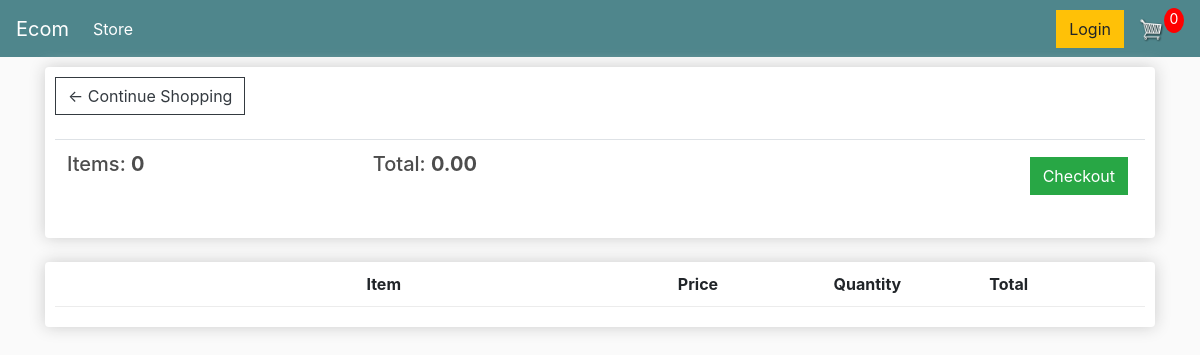
/cart/ (signed in), run on an earlier commit of the app's database.
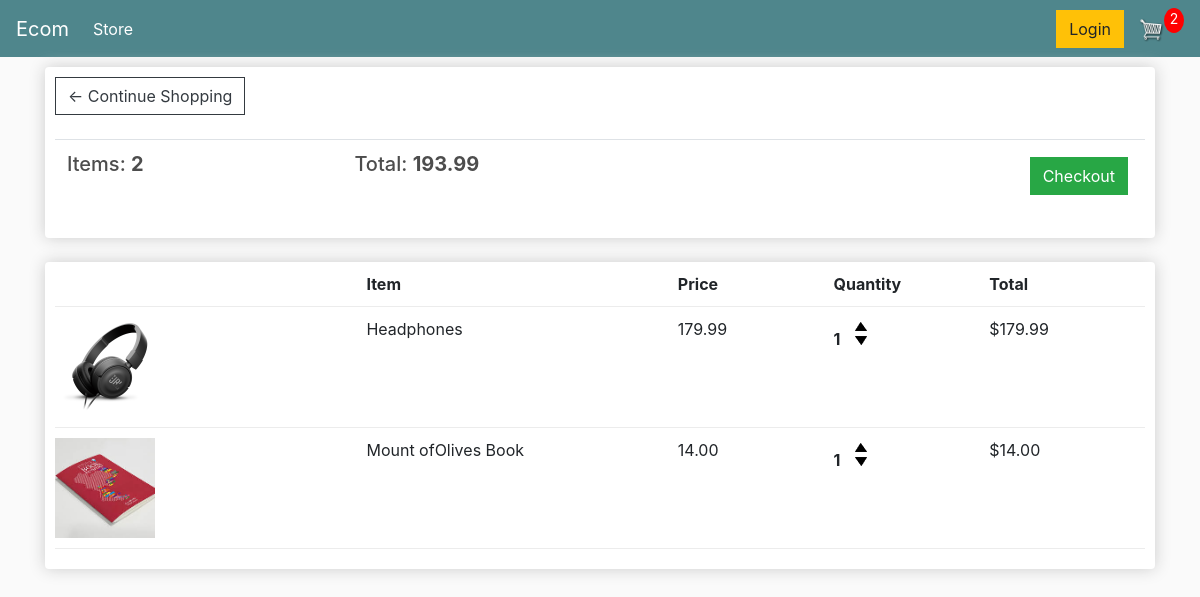
And on a later commit of the database.
### store/models.py (models this page shows, shortened)
class Order(models.Model):
    customer = models.ForeignKey(Customer, on_delete=models.SET_NULL, blank=True, null=True)
    date_ordered = models.DateTimeField(auto_now_add=True)
    complete = models.BooleanField(default=False,null=True,blank=False)
    transaction_id = models.CharField(max_length=200, null=True)
    @property
    def get_cart_total(self):
        orderitems = self.orderitem_set.all()
        total = sum([item.get_total for item in orderitems])
        return total
    @property
    def get_cart_items(self):
        orderitems = self.orderitem_set.all()
        total = sum([item.quantity for item in orderitems])
        return total

class OrderItem(models.Model):
    product = models.ForeignKey(Product, on_delete=models.SET_NULL, blank=True, null=True)
    order = models.ForeignKey(Order, on_delete=models.SET_NULL, blank=True, null=True)
    quantity = models.IntegerField(default=0,null=True,blank=True)
    date_added = models.DateTimeField(auto_now_add=True)
    @property
    def get_total(self):
        total = self.product.price * self.quantity
        return total

class Product(models.Model):
    name = models.CharField(max_length=200,null=True)
    price = models.DecimalField(max_digits=7, decimal_places=2 )
    digital = models.BooleanField(default=False, null=True,blank=False)
    image = models.ImageField(null=True,blank=True)
    @property
    def imageURL(self):
        try:
            url = self.image.url
        except:
            url = ''
        return url

### store/views.py (the view)
# urls.py: path('cart/', views.cart, name="cart"),
def cart(request):
    data = cartData(request)
    cartItems = data ['cartItems']
    order = data ['order']
    items = data ['items']
    context = {'items': items, 'order': order, 'cartItems':cartItems}
    return render(request, 'store/cart.html', context)

### store/utils.py (called while the page is built)
def cartData(request):
    if request.user.is_authenticated:
        customer = request.user.customer
        order, created = Order.objects.get_or_create(
            customer=customer, complete=False)
        items = order.orderitem_set.all()
        cartItems = order.get_cart_items
    else:
        cookieData = cookieCart(request)
        cartItems = cookieData['cartItems']
        order = cookieData['order']
        items = cookieData['items']
    return {'cartItems':cartItems, 'order':order, 'items':items}

### store/templates/store/cart.html
{% extends 'store/main.html' %}
{% load static %}
{% block content %}
<div class="row">
    <div class="col-lg-12">
        <div class="box-element">
            <a  class="btn btn-outline-dark" href="{% url 'store' %}">&#x2190; Continue Shopping</a>
            <br>
            <br>
            <table class="table">
                <tr>
                    <th><h5>Items: <strong>{{order.get_cart_items}}</strong></h5></th>
                    <th><h5>Total: <strong>{{order.get_cart_total|floatformat:2}}</strong></h5></th>
                    <th>
                        <a style="float: right; margin:5px" class="btn btn-success"
                        href="{% url 'checkout' %}">Checkout
                        </a>
                    </th>
                </tr>
            </table>
        </div>
        <br>
        <div class="box-element">
            <div class="cart-row">
                <div style="flex:2"></div>
                <div style="flex:2"><strong>Item</strong></div>
                <div style="flex:1"><strong>Price</strong></div>
                <div style="flex:1"><strong>Quantity</strong></div>
                <div style="flex:1"><strong>Total</strong></div>
            </div>
            {% for item in items %}
            <div class="cart-row">
                <div style="flex:2"><img class="row-image" src="{{item.product.imageURL}}"></div>
                <div style="flex:2"><p>{{item.product.name}}</p></div>
                <div style="flex:1"><p>{{item.product.price|floatformat:2}}</p></div>
                <div style="flex:1">
                    <p class="quantity">{{item.quantity}}</p>
                    <div class="quantity">
                        <img data-product={{item.product.id}} data-action="add" class="chg-quantity update-cart" src="{% static  'images/arrow-up.png' %}">
                        <img data-product={{item.product.id}} data-action="remove" class="chg-quantity update-cart" src="{% static  'images/arrow-down.png' %}">
                    </div>
                </div>
                <div style="flex:1"><p>${{item.get_total}}</p></div>
            </div>
            {% endfor %}
        </div>
    </div>
</div>
{% endblock content %}

### store/templates/store/main.html (shortened to what this page needs)
<!DOCTYPE html>
{% load static %}
<html>
<head>
	<link rel="stylesheet" href="https://stackpath.bootstrapcdn.com/bootstrap/4.4.1/css/bootstrap.min.css">
	<link rel="stylesheet" type="text/css" href="{% static 'css/main.css' %}">
</head>
<body>
    <nav class="navbar navbar-expand-lg navbar-dark bg-dark">
		<a class="navbar-brand" href="{% url 'store' %}">Ecom</a>
		<div class="collapse navbar-collapse" id="navbarSupportedContent">
		  <ul class="navbar-nav mr-auto">
			<li class="nav-item active">
			  <a class="nav-link" href="{% url 'store' %}">Store <span class="sr-only">(current)</span></a>
			</li>
		  </ul>
		  <div class="form-inline my-2 my-lg-0">
			   <a href="#"class="btn btn-warning">Login</a>
			   <a href="{% url 'cart' %}">
				  <img  id="cart-icon" src="{% static 'images/cart.png' %}">
			  </a>
			  <p id="cart-total">{{cartItems}}</p>
		  </div>
		</div>
	  </nav>
    <div class = "container">
        {% block content %}
        {% endblock content %}
    </div>
</body>
</html>

### static/css/main.css (style rules this page uses)
body { background-color: hsl(0, 0%, 98%); }
h1,h2,h3,h4,h5,h6 { color:hsl(0, 0%, 30%); }
.box-element { box-shadow:hsl(0, 0%, 80%) 0 0 16px; background-color: #fff; border-radius: 4px; padding: 10px; }
.bg-dark { background-color: #4f868c!important; }
#cart-icon { width:25px; display: inline-block; margin-left: 15px; }
#cart-total { display: block; text-align: center; color:#fff; background-color: red; width: 20px; height: 25px; border-radius: 50%; font-size: 14px; }
.col-lg-4, .col-lg-6, .col-lg-8, .col-lg-12 { margin-top: 10px; }
.btn { border-radius: 0; }
.row-image { width: 100px; }
.cart-row { display: flex; align-items: flex-stretch; padding-bottom: 10px; margin-bottom: 10px; border-bottom: 1px solid #ececec; }
.quantity { display: inline-block; font-weight: 700; padding-right:10px; }
.chg-quantity { width: 12px; cursor: pointer; display: block; margin-top: 5px; transition:.1s; }

What changed in the data, as far as the page shows it:
computed for Order: get_cart_items "0" → "2"; get_cart_total "0.00" → "193.99"
added OrderItem: product.imageURL (picture), product.name "Headphones", product.price "179.99", quantity "1", get_total "179.99"
added OrderItem: product.imageURL (picture), product.name "Mount ofOlives Book", product.price "14.00", quantity "1", get_total "14.00"
Also different on the page:
{{ cartItems }}: "0" → "2"
